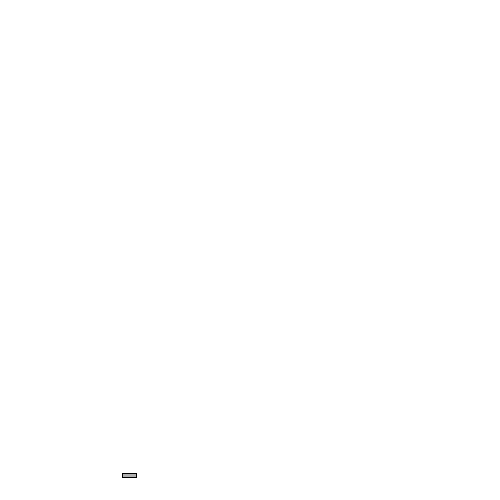
Frame 1 (no input)
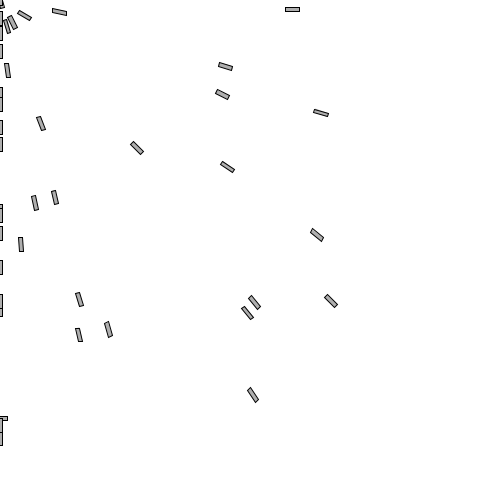
Frame 60 (the mouse pressed at the canvas centre just before this capture)
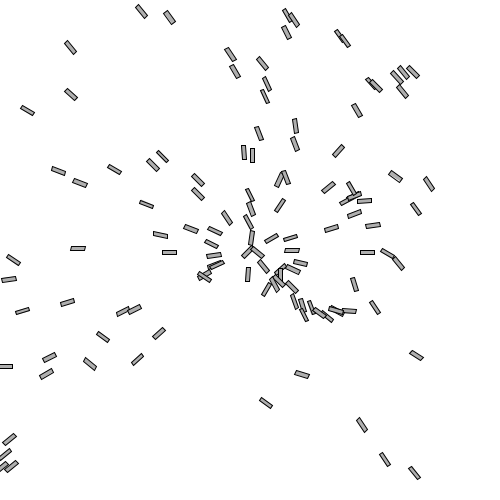
Frame 120 (the mouse held since frame 60 and released just before this capture)

The Processing sketch that drew these frames (run headless with seeded random() and noise(); from frame 60 on, the mouse is pressed at the canvas centre):

// Processing sketch: ParticlesEverywhere
// ── ParticlesEverywhere.pde
ParticleSystem ps;

void setup() {
  size(500, 500);
  ps = new ParticleSystem(1);
}

void draw() {
  background(255);
  ps.run();
  ps.addParticle();
  //float m = p.mass;
  //PVector gravity = new PVector(0,0.1*m);
  //p.applyForce(gravity);
}
// ── Particle.pde
class Particle {
  PVector location;
  PVector velocity;
  PVector acceleration;

  float topspeed = 5;
  float mass = 2;

  int lifespan = 255;

  // Decides wether fish appear from left side or right side of screen
  float leftOrRight() { 
    float value = random(0, 1);
    float Xpos;

    if (value < 0.5) {
      Xpos = 0;
    } else {
      Xpos = width;
    }
    return Xpos;
  }


  Particle() {
    location = new PVector(random(leftOrRight()), random(height));
    velocity = new PVector(0, 0);
    acceleration = new PVector(0, 0);
  }

  void update() {
    velocity.add(acceleration);
    location.add(velocity);

    PVector mousePos = new PVector(mouseX, mouseY);
    PVector dir = PVector.sub(mousePos, this.location);
    dir.normalize();
    dir.mult(0.2);
    this.acceleration = dir.div(mass);

    this.velocity.add(this.acceleration);
    this.velocity.limit(topspeed);
    this.location.add(this.velocity);

    if (dir.x == 0 && dir.y == 0) {
      lifespan -= 15;
      println(lifespan);
    }
  }


  void display() {
    float angle = velocity.heading();

    stroke(0);
    fill(175, lifespan);
    pushMatrix();
    rectMode(CENTER);
    translate(location.x, location.y);
    rotate(angle);
    rect(0, 0, 14, 4);
    popMatrix();
  }

  boolean gone() {
    if (lifespan < 0) {
      return true;
    } else {
      return false;
    }
  }
}
// ── ParticleSystem.pde
class ParticleSystem { //<>//

  ArrayList<Particle> particles;

  ParticleSystem(int num) {
    particles = new ArrayList<Particle>();
    for (int i = 0; i < num; i++) {
    particles.add(new Particle());
    }
  }

  void addParticle() {
    particles.add(new Particle());
  }

  void run() {
    for (int i = particles.size()-1; i >= 0; i--) {
      Particle p = particles.get(i);
      p.display();
      p.update();
      if (p.gone()) {
        particles.remove(i);
      }
    }
  }

  //boolean dead() {
  //  if (particles.isEmpty()) {
  //    return true;
  //  } else {
  //    return false;
  //  }
  //}
}
